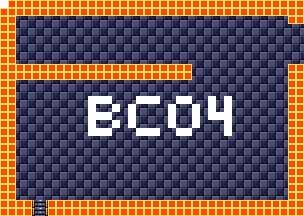

Rendered tile map (Tiled .tmx) drawn with the repository's tilesets; below, a short description and the map source with its tile grids summarised:
An orthogonal 38x27 tile map with 8x8 px tiles, 4 tile layers (background, foreground, room numbers, Objects), 15 tilesets.

<map version="1.5" tiledversion="1.7.1" orientation="orthogonal" renderorder="right-down" width="38" height="27" tilewidth="8" tileheight="8" infinite="0" nextlayerid="11" nextobjectid="1">
 <tileset firstgid="1" source="tilesheets/tsKarniMata.tsx" />
 <tileset firstgid="1025" source="tilesheets/tsVoodooWasp.tsx" />
 <tileset firstgid="2049" source="tilesheets/tsBurial.tsx" />
 <tileset firstgid="3073" source="tilesheets/tsBlueTemple.tsx" />
 <tileset firstgid="4097" source="tilesheets/tsGoddess.tsx" />
 <tileset firstgid="5121" source="tilesheets/tsKonark.tsx" />
 <tileset firstgid="6145" name="sEnemies" tilewidth="8" tileheight="8" tilecount="1024" columns="32">
  <image source="../grapx/tilesheets/sObjects.bmp" trans="ff94ff" width="256" height="256" />
 </tileset>
 <tileset firstgid="7169" source="tilesheets/tsIceTemple.tsx" />
 <tileset firstgid="8193" source="tilesheets/tsLavaArea.tsx" />
 <tileset firstgid="9217" source="tilesheets/tsBossArea.tsx" />
 <tileset firstgid="10241" source="tilesheets/tsPegu.tsx" />
 <tileset firstgid="11265" source="tilesheets/sTiwanakuTemple.tsx" />
 <tileset firstgid="12289" source="tilesheets/sIndraTemple.tsx" />
 <tileset firstgid="13313" source="tilesheets/sTeleport.tsx" />
 <tileset firstgid="14337" source="tilesheets/sObjects.tsx" />
 <layer id="2" name="background" width="38" height="27">
  <data>[1026 cells, 1026 non-empty, 2 distinct tile ids]</data>
 </layer>
 <layer id="1" name="foreground" width="38" height="27">
  <data>[1026 cells, 278 non-empty, 3 distinct tile ids]</data>
 </layer>
 <layer id="7" name="room numbers" width="38" height="27">
  <data>[1026 cells, 42 non-empty, 1 distinct tile ids]</data>
 </layer>
 <layer id="10" name="Objects" width="38" height="27">
  <data>[1026 cells, 0 non-empty, 0 distinct tile ids]</data>
 </layer>
</map>
